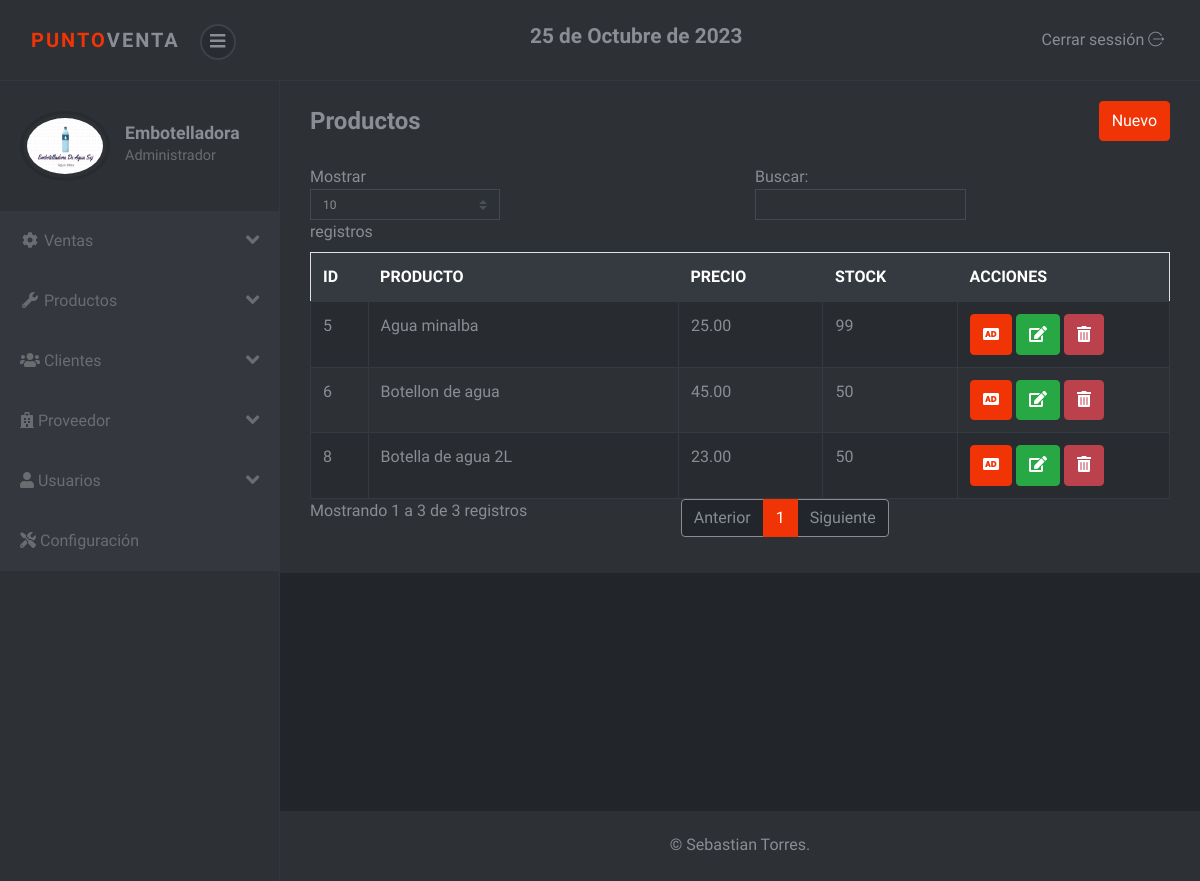
/sistema/lista_productos.php (signed in), run on the app's committed database.
### tables this page shows
CREATE TABLE `producto` (
  `codproducto` int(11) NOT NULL,
  `codigo` varchar(20) NOT NULL,
  `descripcion` varchar(200) NOT NULL,
  `proveedor` int(11) NOT NULL,
  `precio` decimal(10,2) NOT NULL,
  `existencia` int(11) NOT NULL,
  `usuario_id` int(11) NOT NULL
);

### sistema/lista_productos.php (the view)
<?php include_once "includes/header.php"; ?>
<div class="container-fluid">
	<div class="d-sm-flex align-items-center justify-content-between mb-4">
		<h1 class="h3 mb-0 text-gray-800">Productos</h1>
		<a href="registro_producto.php" class="btn btn-primary">Nuevo</a>
	</div>
	<div class="row">
		<div class="col-lg-12">
			<div class="table-responsive">
				<table class="table table-striped table-bordered" id="table">
					<thead class="thead-dark">
						<tr>
							<th>ID</th>
							<th>PRODUCTO</th>
							<th>PRECIO</th>
							<th>STOCK</th>
							<?php if ($_SESSION['rol'] == 1) { ?>
							<th>ACCIONES</th>
							<?php } ?>
						</tr>
					</thead>
					<tbody>
						<?php
						include "../conexion.php";
						$query = mysqli_query($conexion, "SELECT * FROM producto");
						$result = mysqli_num_rows($query);
						if ($result > 0) {
							while ($data = mysqli_fetch_assoc($query)) { ?>
								<tr>
									<td><?php echo $data['codproducto']; ?></td>
									<td><?php echo $data['descripcion']; ?></td>
									<td><?php echo $data['precio']; ?></td>
									<td><?php echo $data['existencia']; ?></td>
										<?php if ($_SESSION['rol'] == 1) { ?>
									<td>
										<a href="agregar_producto.php?id=<?php echo $data['codproducto']; ?>" class="btn btn-primary"><i class='fas fa-audio-description'></i></a>
										<a href="editar_producto.php?id=<?php echo $data['codproducto']; ?>" class="btn btn-success"><i class='fas fa-edit'></i></a>
										<form action="eliminar_producto.php?id=<?php echo $data['codproducto']; ?>" method="post" class="confirmar d-inline">
											<button class="btn btn-danger" type="submit"><i class='fas fa-trash-alt'></i> </button>
										</form>
									</td>
										<?php } ?>
								</tr>
						<?php }
						} ?>
					</tbody>
				</table>
			</div>
		</div>
	</div>
</div>
<?php include_once "includes/footer.php"; ?>

### sistema/css/style.violet.css (style rules this page uses)
body { position: relative; }
a { -webkit-transition: all 0.3s; transition: all 0.3s; display: inline-block; }
button { cursor: pointer; }
button, input[type='submit'] { cursor: pointer; font-family: inherit; font-weight: 300 !important; }
.table { margin-bottom: 0; color: #8a8d93; }
.table td, .table th { border-color: #343a40; }
.table thead th { border: none; }
.table-striped tbody tr { -webkit-transition: all 0.3s; transition: all 0.3s; }
.table-striped tbody tr:nth-of-type(odd) { background-color: #282b2f; }
.table-bordered td, .table-bordered th { border-color: #343a40; }
.btn { font-weight: 400; border: 1px solid transparent; padding: 0.45rem 0.75rem; font-size: 1rem; line-height: 1.5; border-radius: 0.25rem; -webkit-transition: color 0.15s ease-in-out, background-color 0.15s ease-in-out, border-color 0.15s ease-in-out, -webkit-box-shadow 0.15s ease-in-out; transition: color 0.15s ease-in-out, background-color 0.15s ease-in-out, border-color 0.15s ease-in-out, -webkit-box-shadow 0.15s ease-in-out; transition: color 0.15s ease-in-out, background-color 0.15s ease-in-out, border-color 0.15s ease-in-out, box-shadow 0.15s ease-in-out; transition: color 0.15s ease-in-out, background-color 0.15s ease-in-out, border-color 0.15s ease-in-out, box-shadow 0.15s ease-in-out, -webkit-box-shadow 0.15s ease-in-out; }
.btn-primary { color: color-yiq(#f03406); background-color: #f03406; border-color: #f03406; }
.btn-success { color: color-yiq(#28a745); background-color: #28a745; border-color: #28a745; }
.btn-danger { color: color-yiq(#bb414d); background-color: #bb414d; border-color: #bb414d; }
body { font-family: "Muli", sans-serif; font-size: 1rem; font-weight: 400; line-height: 1.5; color: #8a8d93; background-color: #fff; }
a { color: #f03406; text-decoration: none; }
h1, h2, h3, h4, h5, h6, .h1, .h2, .h3, .h4, .h5, .h6 { margin-bottom: 0.5rem; font-family: inherit; font-weight: 700; line-height: 1.2; color: inherit; }
h1, .h1 { font-size: 2.5rem; }
h3, .h3 { font-size: 1.5rem; }

### data on the page
producto: codproducto "5", descripcion "Agua minalba", precio "25.00", existencia "99"
producto: codproducto "6", descripcion "Botellon de agua", precio "45.00", existencia "50"
producto: codproducto "8", descripcion "Botella de agua 2L", precio "23.00", existencia "50"

### other printed values
fechaPeru() "25 de Octubre de 2023"
$_SESSION['nombre'] "Embotelladora"
